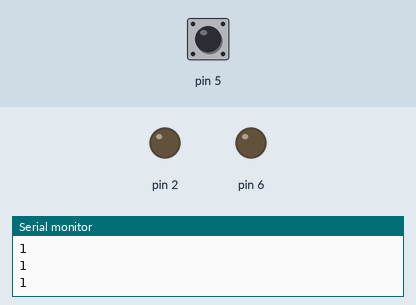
A sketch run on a simulated Arduino Uno, built with avr-gcc and run on an emulated ATmega328P. Shown: output pins drawn as LEDs (lit = HIGH), the last lines printed to the serial monitor. The test bench sets the inputs (shaded band); at power-on: pin 5 HIGH.

Above: at 2.8 s.
2.9 s: pin 5 pulled LOW for 1.2 s
At 4.0 s:
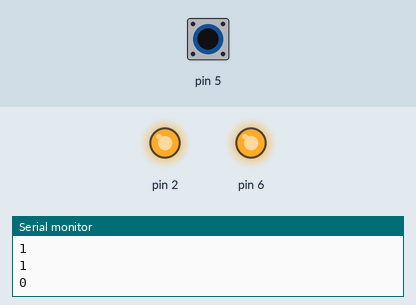
Timing chart, 0 to 5.9 s (numbered marks = the images above; inputs shaded):
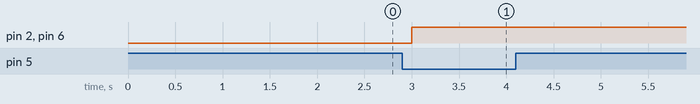

The sketch:

arduino_sketch.ino
```cpp
void setup(){
  //start serial connection
  Serial.begin(9600);
  //configure pin2 as an input and enable the internal pull-up resistor
  pinMode(5, INPUT_PULLUP);
  pinMode(6, OUTPUT);
  pinMode(2, OUTPUT);

}

void loop(){
  //read the pushbutton value into a variable
  int sensorVal = digitalRead(5);
  //print out the value of the pushbutton
  Serial.println(sensorVal);

  if (sensorVal == HIGH) {
    //digitalWrite(6, LOW);
  }
  else {
    digitalWrite(6, HIGH);
    digitalWrite(2, HIGH);
    delay(70000);
    digitalWrite(6, LOW);
    digitalWrite(2, LOW);
  }
  delay(1000);
}
```

Measured:
- after the input at 2.9 s, pin 2, pin 6: LOW → HIGH after 0.10 s
